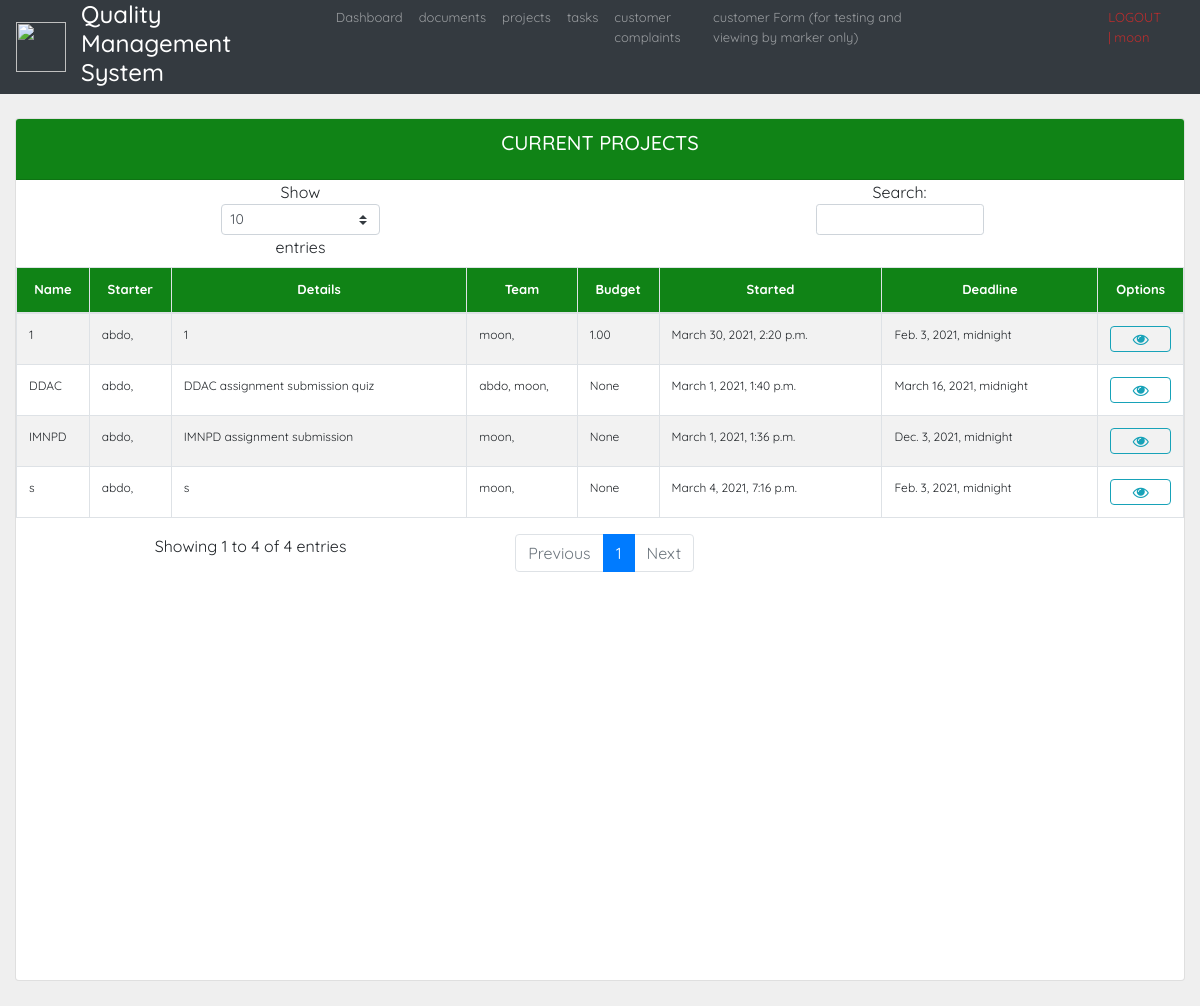
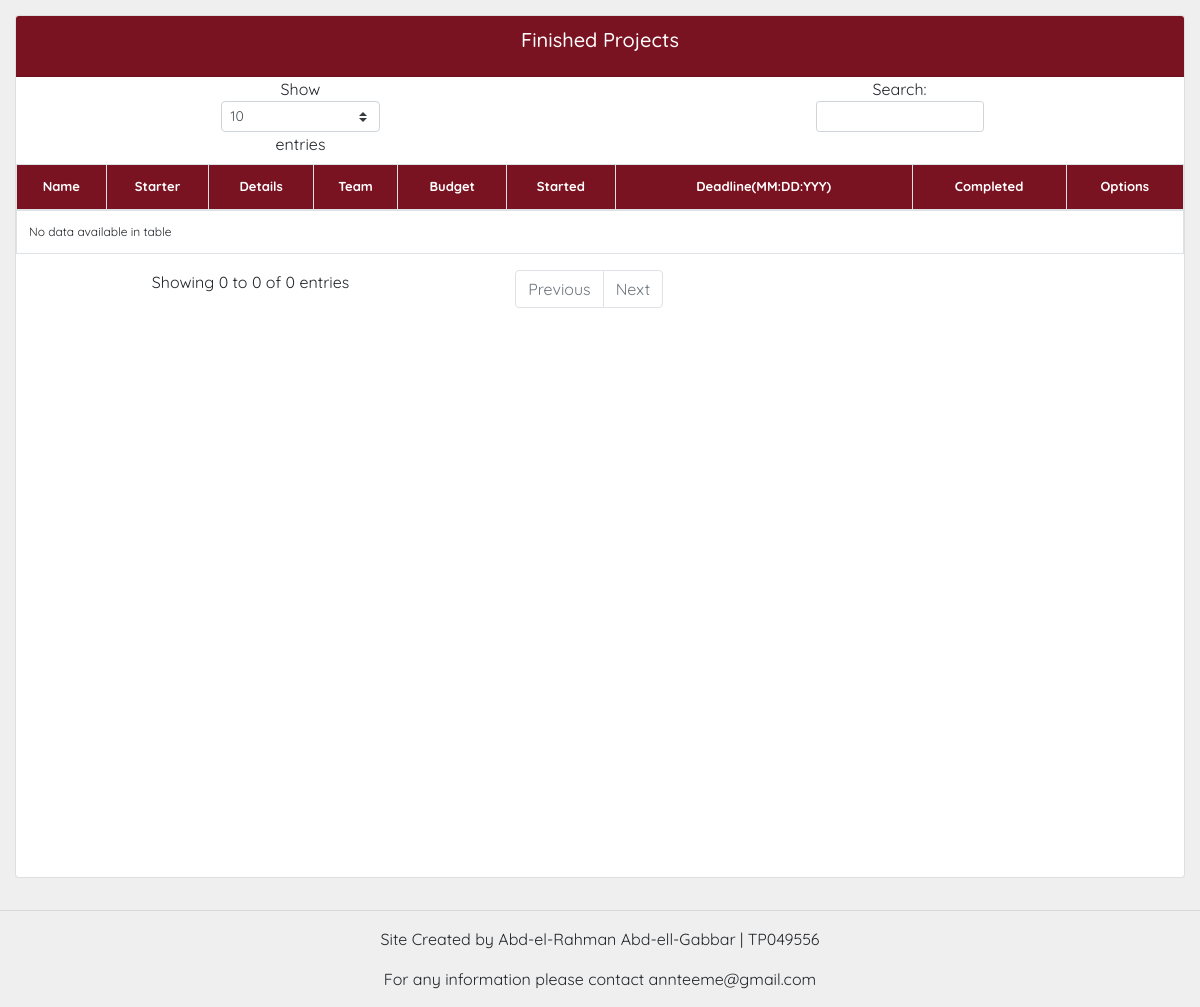
/projectcreate/ (signed in), run on the app's committed database (2 pictures, top to bottom).
### projects/models.py (models this page shows, shortened)
class Project(models.Model):
    creator = models.ForeignKey(settings.AUTH_USER_MODEL, on_delete=models.NOT_PROVIDED)
    name = models.CharField(max_length=250, null=False)
    sponsors = models.CharField(max_length=250, blank=True, null=True)
    scope = models.TextField(blank=True, null=True)
    description = models.TextField(null=False)
    businessCase = models.TextField(blank=True, null=True)
    budget = models.DecimalField(decimal_places=2, max_digits=10, blank=True, null=True)
    deadline = models.DateTimeField(null=True, blank=True)
    finished = models.BooleanField(default=False)
    team = models.ManyToManyField(User, related_name='pTeam')
    dateCreated = models.DateTimeField(auto_now_add=True)
    dateUpdated = models.DateTimeField(auto_now_add=True)
    dateFinished = models.DateTimeField(null=True, blank=True)

### projects/views.py (the view, shortened to what this page needs)
# urls.py: path('projectcreate/', projectCreate, name= "projectCreate"),
@login_required(login_url='login')
def projectCreate(request):
   projects = Project.objects.all()
   form = ProjectCForm(initial={'creator':request.user})
   return render(request, 'project_create.html',{'form': form, 'projects': projects,})

### acc/forms.py
class ProjectCForm(ModelForm):
    class Meta:
        model = Project
        fields = '__all__'
        exclude = ('creator',)

### projects/templates/project_create.html (shortened to what this page needs)
{%  extends 'Base.html' %}
{% block content %}
<br>
<div class="row">
		<div class="col">
			<div class="card text-center mb-3">
			  	<div class="card-header"  id="table-title1">
			  		<h5 class="card-title"> CURRENT PROJECTS</h5>
				</div>
				<div id="table-short">
					<table class="table table-striped table-bordered projects" style="width: 100%">
						<thead>
							<tr id="table-title1">
								<th>Name</th>
								<th>Starter</th>
								<th>Details</th>
								<th>Team</th>
								<th>Budget</th>
								<th>Started</th>
								<th>Deadline</th>
								<th>Options</th>
							</tr>
						</thead>
						<tbody id="table-font" >
						{% for p in projects %}
							{% if p.finished == False %}
								{% if request.user.is_staff %}
									<tr >
									<td>{{p.name}}</td>
									<td>{{p.creator}}, </td>
									<td>{{p.description}}</td>
									<td>
									{% for team in p.team.all %}
										{{team}},
									{% endfor %}
									</td>
									<td>{{p.budget}}</td>
									<td>{{p.dateCreated}}</td>
									<td>{{p.deadline}}</td>
										<td class="container" style="width: 10px;"><a class="btn btn-outline-warning  btn-block fa fa-refresh fa-lg" aria-hidden="true" href="{% url 'projectUpdate' p.id %}"></a>
										<a class="btn btn-outline-info  btn-block fa fa-eye fa-lg" aria-hidden="true" href="{% url 'projectView' p.id %}"></a>
										<a class="btn btn-outline-danger  btn-block fa fa-trash-o fa-lg" aria-hidden="true" href="{% url 'projectDelete' p.id %}"></a></td>
									</tr>
								{% else %}
									{% for team in p.team.all %}
										{% if team == request.user or creator == request.user %}
										<tr >
											<td>{{p.name}}</td>
											<td>{{p.creator}}, </td>
											<td>{{p.description}}</td>
											<td>
											{% for team in p.team.all %}
												{{team}},
											{% endfor %}
											</td>
											<td>{{p.budget}}</td>
											<td>{{p.dateCreated}}</td>
											<td>{{p.deadline}}</td>
											{% if request.user.is_staff %}
												<td class="container" style="width: 10px;"><a class="btn btn-outline-success  btn-block fa fa-refresh fa-lg" aria-hidden="true" href="{% url 'projectUpdate' p.id %}"></a>
												<a class="btn btn-outline-danger  btn-block fa fa-trash-o fa-lg" aria-hidden="true" href="{% url 'projectDelete' p.id %}"></a></td>
											{% else %}
											<td class="container" style="width: 10px;"><a class="btn btn-outline-info  btn-block fa fa-eye fa-lg" aria-hidden="true" href="{% url 'projectView' p.id %}"></a></td>
											{% endif %}
										</tr>
										{% endif %}
									{% endfor %}
								{% endif %}
							{% endif %}
						{% endfor %}
						</tbody>
					</table>
			  	</div>
			</div>
		</div>
</div>
<br>
<div class="row">
		<div class="col">
			<div class="card text-center mb-3">
				<div class="card-header"  id="table-title2">
					<h5 class="card-title"> Finished Projects</h5>
				</div>
				<div id="table-short">
					<table class="table table-bordered projects">
						<thead>
							<tr id="table-title2">
								<th>Name</th>
								<th>Starter</th>
								<th>Details</th>
								<th>Team</th>
								<th>Budget</th>
								<th>Started</th>
								<th>Deadline(MM:DD:YYY)</th>
								<th>Completed</th>
								<th>Options</th>
							</tr>
						</thead>
						<tbody id="table-font" >
						</tbody>
					</table>
				</div>
			</div>
		</div>
</div>
{% endblock %}

### templates/navbar.html (shortened to what this page needs)
{% load static %}
<nav class="navbar navbar-expand-lg navbar-dark bg-dark sticky-top py-0">
  <img src="{% static 'images/logo.png' %}" width="50" height="50" alt="">
  <div class="container-fluid">
    <div class="collapse navbar-collapse" id="navbarNav">
      <ul style="font-size: small;" class="navbar-nav">
        <li style="margin-right: 20px; color: white !important;" class="nav-item">
          <h4 aria-current="page">Quality Management System</a>
        </li>
        {% if request.user.is_staff or request.user.is_staff %}
        <li class="nav-item">
          <a class="nav-link" aria-current="page" href="{% url 'home' %}">Dashboard</a>
        </li>
        <li class="nav-item">
          <a class="nav-link" href="http://127.0.0.1:8000/admin/">adminhub</a>
        </li>
        <li class="nav-item">
          <a class="nav-link" href="{% url 'docboard' %}">documents</a>
        </li>
        <li class="nav-item">
          <a class="nav-link" href="{% url 'auditboard' %}">auditboard</a>
        </li>
        <li class="nav-item">
          <a class="nav-link" href="{% url 'risk' %}">risk register</a>
        </li>
        {% else %}
        <li class="nav-item">
          <a class="nav-link" aria-current="page" href="{% url 'user' %}">Dashboard</a>
        </li>
        <li class="nav-item">
          <a class="nav-link" href="{% url 'edocboard' %}">documents</a>
        </li>
        {% endif %}
        <li class="nav-item">
          <a class="nav-link" href="{% url 'projectCreate' %}">projects</a>
        </li>
        <li class="nav-item">
          <a class="nav-link" href="{% url 'taskCreate' %}">tasks</a>
        </li>
        <li class="nav-item">
          <a class="nav-link" href="{% url 'customerComplaints' %}">customer complaints</a>
        </li>
        <li class="nav-item">
          <a class="nav-link" href="{% url 'cust_form' %}">customer Form (for testing and viewing by marker only)</a>
        </li>
        <li class="nav-item">
          <a style="margin-left: 150px; color: rgb(189, 45, 45) !important;" class="nav-link"
            href="{% url 'logout'%}">LOGOUT | {{request.user}}</a>
        </li>
      </ul>
    </div>
  </div>
</nav>

### static/css/main.css (style rules this page uses)
body { background-color: #efefef; }

### templates/Base.html (style rules this page uses)
body { font-family: 'Quicksand', sans-serif !important; }

### projects/templates/project_create.html (style rules this page uses)
#table-title1 { background-color: #108316; color: white; font-size:13px; text-align: center; }
#table-title2 { background-color: #7a1321; color: white; font-size:13px; text-align: center; }
#table-short { height: 800px; overflow-y: auto; }
#table-font { font-size:12px; text-align: left; }

### data on the page
Project: name "IMNPD", creator "abdo", description "IMNPD assignment submission", budget "None", dateCreated "March 1, 2021, 1:36 p.m.", deadline "Dec. 3, 2021, midnight"
Project: name "DDAC", creator "abdo", description "DDAC assignment submission quiz", budget "None", dateCreated "March 1, 2021, 1:40 p.m.", deadline "March 16, 2021, midnight"
Project: name "s", creator "abdo", description "s", budget "None", dateCreated "March 4, 2021, 7:16 p.m.", deadline "Feb. 3, 2021, midnight"
Project: name "1", creator "abdo", description "1", budget "1.00", dateCreated "March 30, 2021, 2:20 p.m.", deadline "Feb. 3, 2021, midnight"

### other printed values
{{ request.user }} "moon"
{{ team }} "moon"
{{ team }} "abdo"
